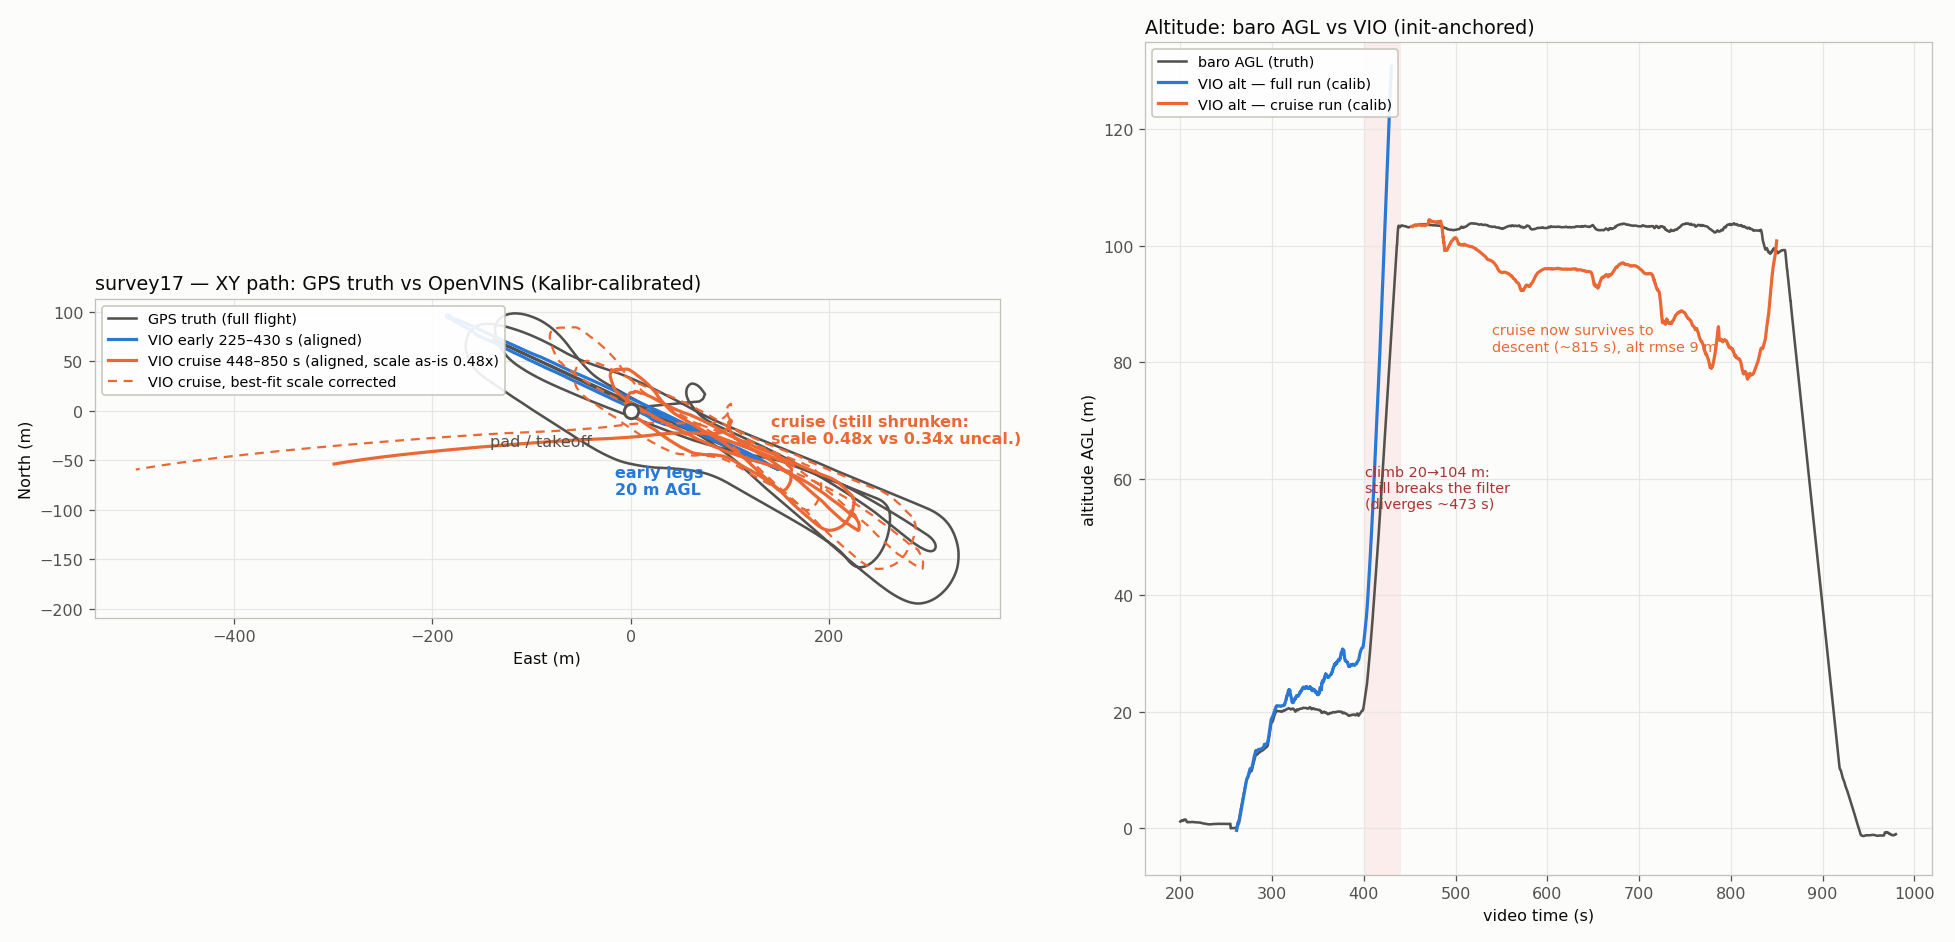

Source code (Python):
#!/usr/bin/env python3
"""survey17: XY path + altitude — GPS truth vs Kalibr-calibrated OpenVINS runs."""
import csv, math
import numpy as np
import matplotlib
matplotlib.use("Agg")
import matplotlib.pyplot as plt

S = "/home/jetson/Ardupilot_no_GPS_drone_project/field_data/survey17"
T0 = 1784630291.0294251
C_TRUTH, C_EARLY, C_CRUISE = "#52514e", "#2a78d6", "#eb6834"

rows = []
with open(f"{S}/telemetry.csv") as f:
    for r in csv.DictReader(f):
        try:
            rows.append((float(r["unix_time"]), float(r["lat"]), float(r["lon"]),
                         float(r["alt_agl"])))
        except ValueError:
            pass
tel = np.array(rows)
lat0, lon0 = tel[0, 1], tel[0, 2]
latm = 111132.954 - 559.822 * math.cos(2 * math.radians(lat0))
lonm = 111412.84 * math.cos(math.radians(lat0)) - 93.5 * math.cos(3 * math.radians(lat0))
gxy = np.column_stack([(tel[:, 2] - lon0) * lonm, (tel[:, 1] - lat0) * latm])
tg = tel[:, 0]

def yaw_align(src, dst, scale=False):
    ms, md = src.mean(0), dst.mean(0)
    s, d = src - ms, dst - md
    yaw = math.atan2(np.sum(s[:, 0] * d[:, 1] - s[:, 1] * d[:, 0]),
                     np.sum(s[:, 0] * d[:, 0] + s[:, 1] * d[:, 1]))
    c, si = math.cos(yaw), math.sin(yaw)
    R = np.array([[c, -si], [si, c]])
    k = 1.0
    if scale:
        sr = (R @ s.T).T
        k = np.sum(sr * d) / np.sum(sr * sr)
    t = md - k * (R @ ms)
    return k * (R @ src.T).T + t

def seg(csvf, lo, hi):
    v = np.genfromtxt(csvf, delimiter=",", names=True)
    m = (v["t"] >= T0 + lo) & (v["t"] <= T0 + hi)
    tv = v["t"][m]
    xy = np.column_stack([v["px"][m], v["py"][m]])
    gt = np.column_stack([np.interp(tv, tg, gxy[:, i]) for i in range(2)])
    agl = np.interp(tv, tg, tel[:, 3])
    ma = tv <= tv[0] + 20
    alt = v["pz"][m] - v["pz"][m][ma].mean() + agl[ma].mean()
    return tv, xy, gt, alt

t_e, xy_e, gt_e, alt_e = seg(f"{S}/vio_eval/vio_full_kalibr.csv", 225, 430)
t_c, xy_c, gt_c, alt_c = seg(f"{S}/vio_eval/vio_cruise_kalibr.csv", 448, 850)
e_al = yaw_align(xy_e, gt_e)
c_al = yaw_align(xy_c, gt_c)
c_sc = yaw_align(xy_c, gt_c, scale=True)

fig, (ax, ax2) = plt.subplots(1, 2, figsize=(17, 8.2),
                              gridspec_kw={"width_ratios": [1.15, 1]})
fig.patch.set_facecolor("#fcfcfb")
for a in (ax, ax2):
    a.set_facecolor("#fcfcfb")
    a.grid(True, color="#e8e7e3", lw=0.8)
    for sp in a.spines.values():
        sp.set_color("#c3c2b7")
    a.tick_params(colors="#52514e")

ax.plot(gxy[:, 0], gxy[:, 1], color=C_TRUTH, lw=1.6, label="GPS truth (full flight)")
ax.plot(e_al[:, 0], e_al[:, 1], color=C_EARLY, lw=2.0,
        label="VIO early 225–430 s (aligned)")
ax.plot(c_al[:, 0], c_al[:, 1], color=C_CRUISE, lw=2.0,
        label="VIO cruise 448–850 s (aligned, scale as-is 0.48x)")
ax.plot(c_sc[:, 0], c_sc[:, 1], color=C_CRUISE, lw=1.4, ls=(0, (4, 3)),
        label="VIO cruise, best-fit scale corrected")
ax.plot(gxy[0, 0], gxy[0, 1], "o", ms=9, mfc="#ffffff", mec=C_TRUTH, mew=1.8)
ax.annotate("pad / takeoff", (gxy[0, 0], gxy[0, 1]), xytext=(-88, -22),
            textcoords="offset points", color="#52514e", fontsize=10)
ax.annotate("early legs\n20 m AGL", (e_al[:, 0].mean() - 30, e_al[:, 1].min() - 25),
            color=C_EARLY, fontsize=10, fontweight="bold")
ax.annotate("cruise (still shrunken:\nscale 0.48x vs 0.34x uncal.)",
            (c_al[:, 0].mean() + 40, c_al[:, 1].mean() + 10),
            color=C_CRUISE, fontsize=10, fontweight="bold")
ax.set_aspect("equal")
ax.set_xlabel("East (m)", color="#0b0b0b")
ax.set_ylabel("North (m)", color="#0b0b0b")
ax.set_title("survey17 — XY path: GPS truth vs OpenVINS (Kalibr-calibrated)",
             color="#0b0b0b", fontsize=12, loc="left")
ax.legend(loc="upper left", fontsize=9, framealpha=0.9, edgecolor="#c3c2b7")

mt = (tg - T0 >= 200) & (tg - T0 <= 980)
ax2.plot(tg[mt] - T0, tel[mt, 3], color=C_TRUTH, lw=1.6, label="baro AGL (truth)")
ax2.plot(t_e - T0, alt_e, color=C_EARLY, lw=2.0, label="VIO alt — full run (calib)")
ax2.plot(t_c - T0, alt_c, color=C_CRUISE, lw=2.0, label="VIO alt — cruise run (calib)")
ax2.axvspan(400, 440, color="#e34948", alpha=0.08, lw=0)
ax2.annotate("climb 20→104 m:\nstill breaks the filter\n(diverges ~473 s)", (401, 55),
             color="#a33", fontsize=9)
ax2.annotate("cruise now survives to\ndescent (~815 s), alt rmse 9 m", (540, 82),
             color=C_CRUISE, fontsize=9)
ax2.set_xlabel("video time (s)", color="#0b0b0b")
ax2.set_ylabel("altitude AGL (m)", color="#0b0b0b")
ax2.set_ylim(-8, 135)
ax2.set_title("Altitude: baro AGL vs VIO (init-anchored)",
              color="#0b0b0b", fontsize=12, loc="left")
ax2.legend(loc="upper left", fontsize=9, framealpha=0.9, edgecolor="#c3c2b7")

fig.tight_layout()
out = f"{S}/vio_eval/vio_path_compare_kalibr.png"
fig.savefig(out, dpi=115, facecolor=fig.get_facecolor())
print(out)
